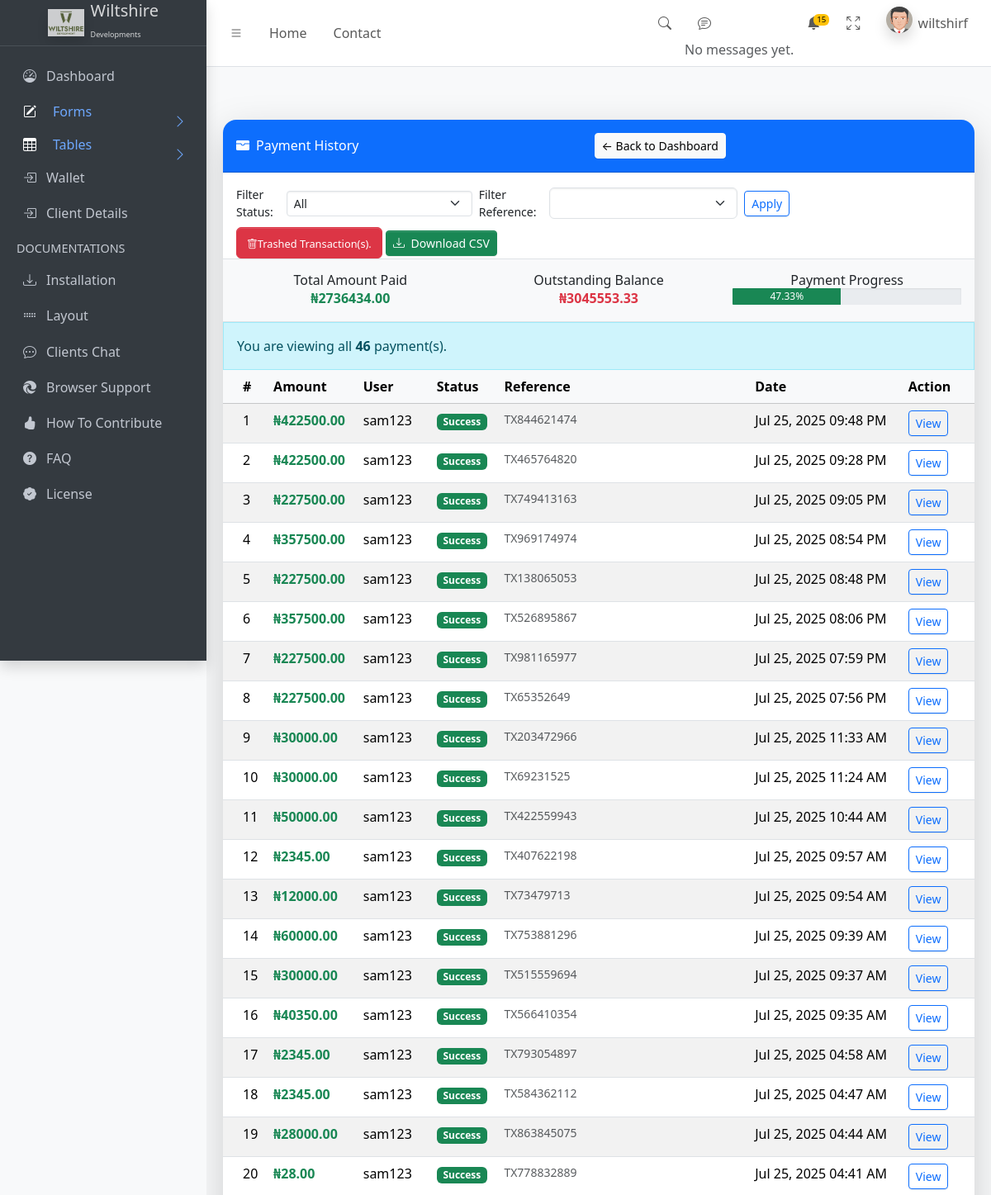
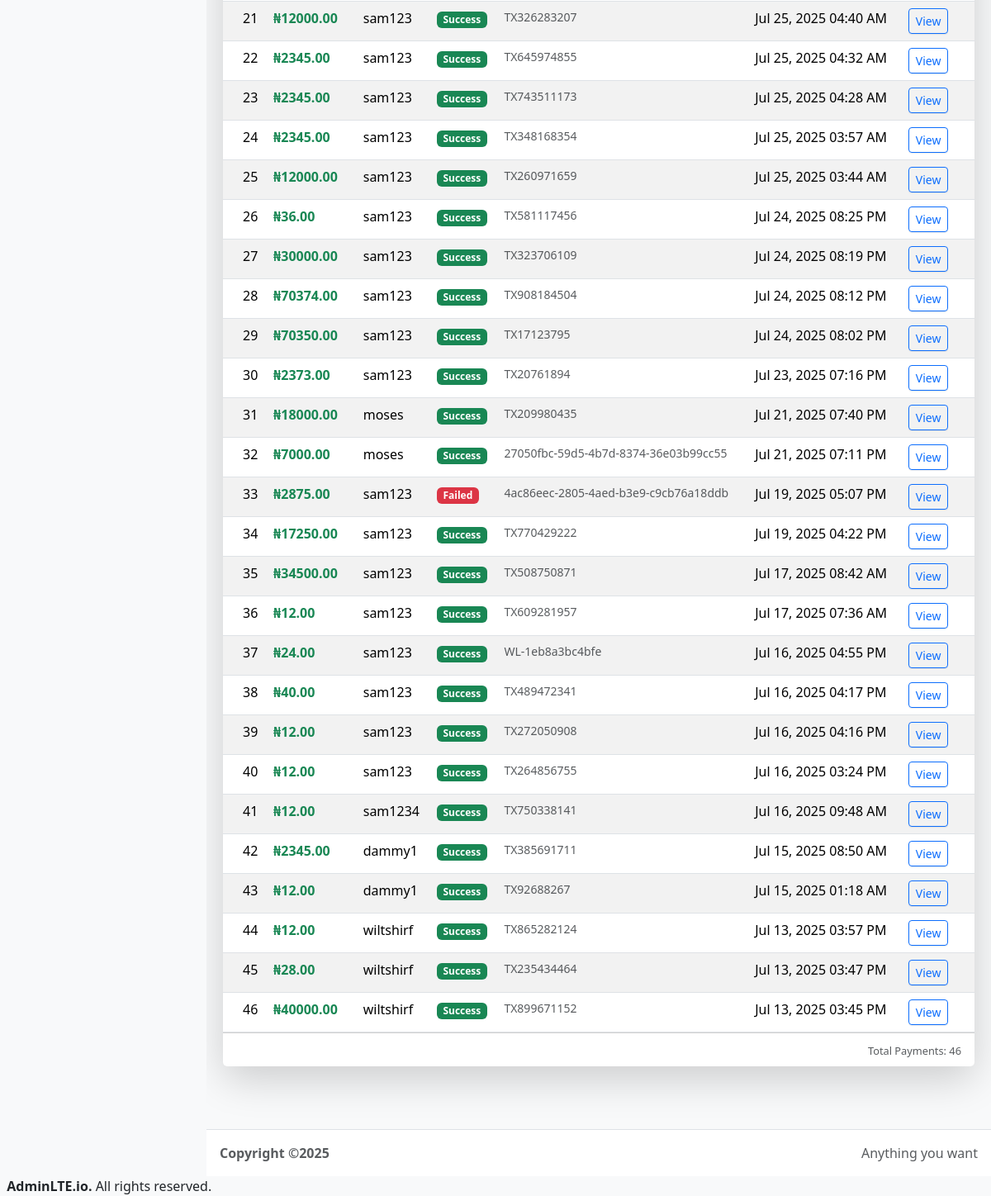
The page /Dashboard/payment-history/ (signed in) on the database as committed earlier (2 pictures, top to bottom).
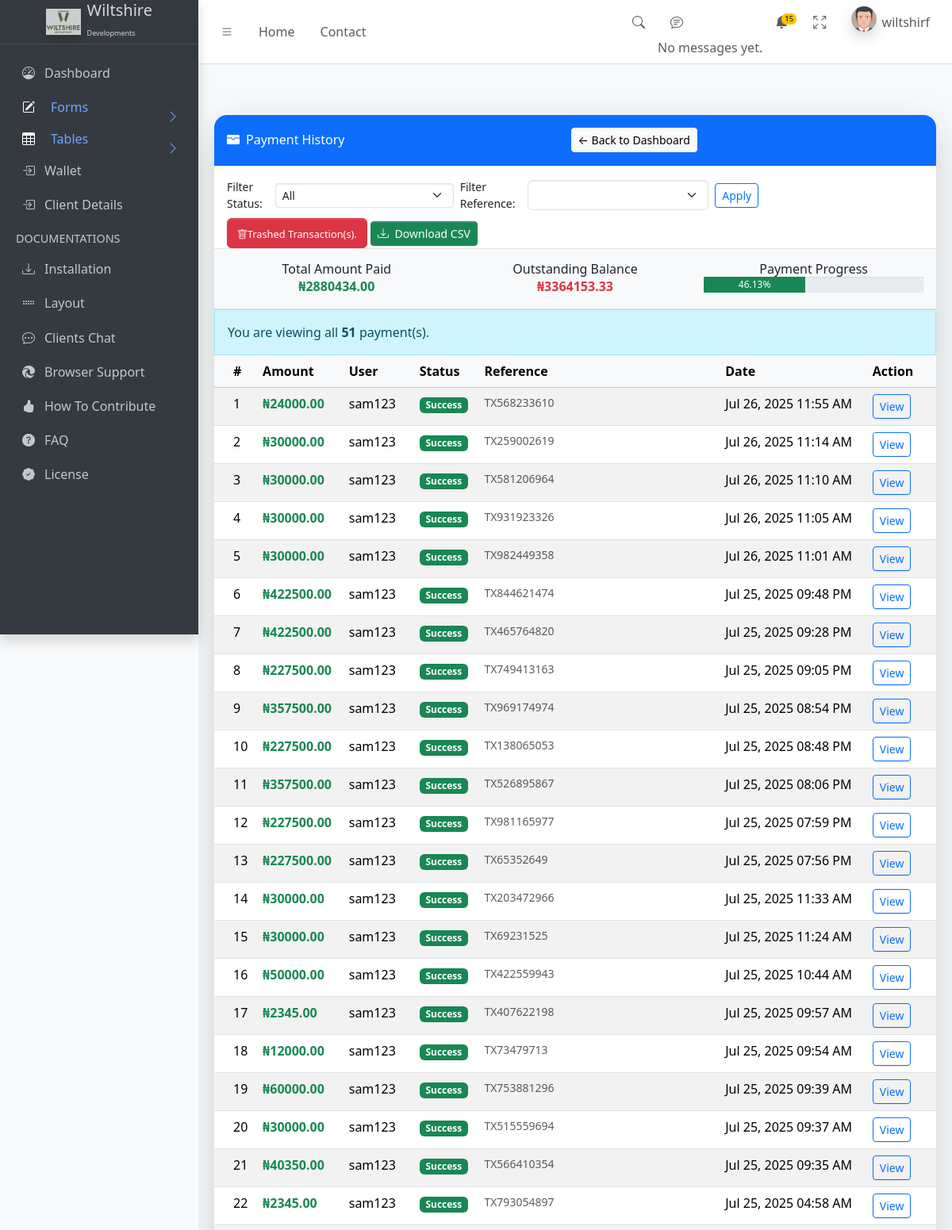
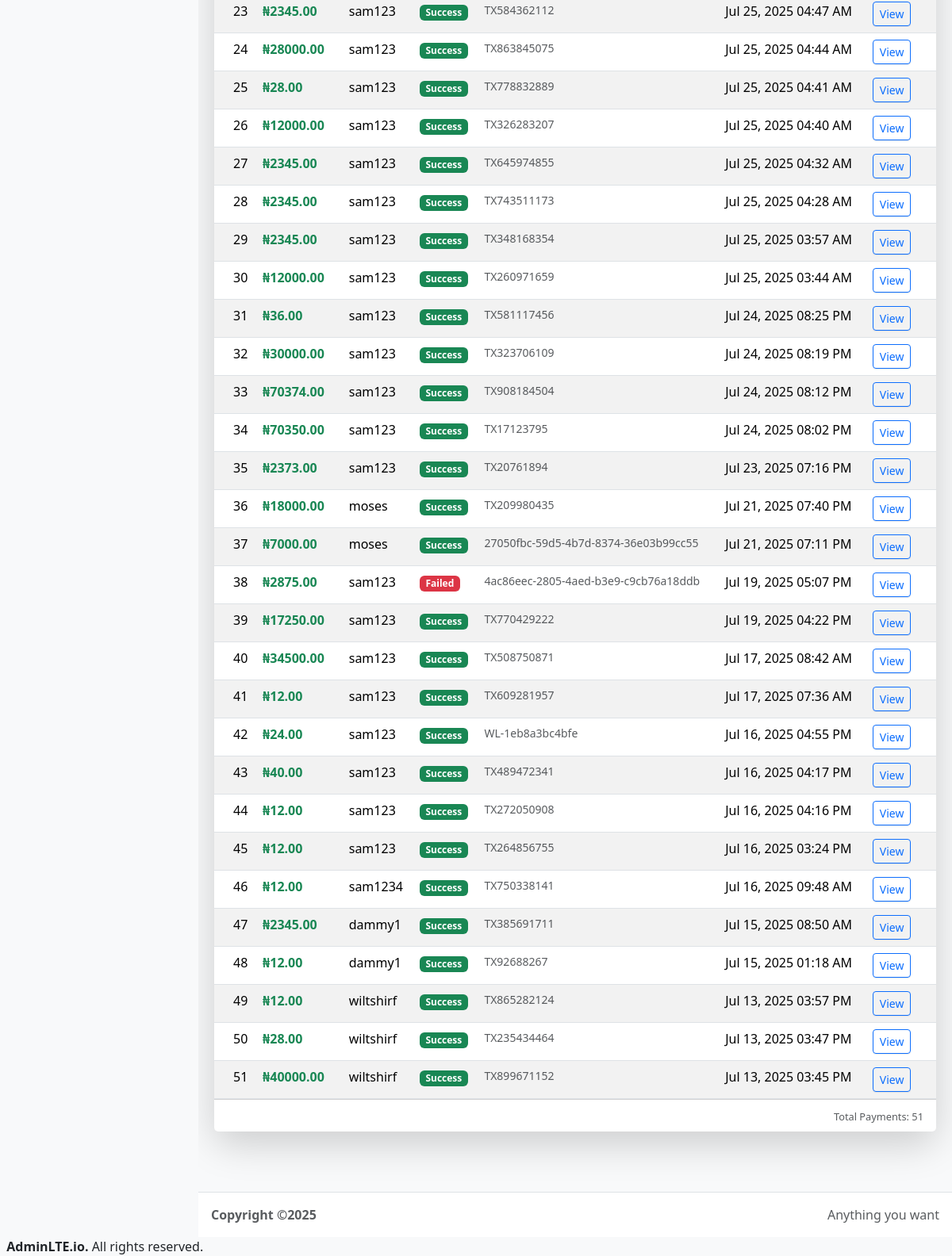
The same page on the database as committed later (2 pictures, top to bottom).
### myapp/models.py (models this page shows, shortened)
class Transaction(models.Model):
    user = models.ForeignKey(User, on_delete=models.CASCADE)
    reference = models.CharField(max_length=100, unique=True)
    amount = models.DecimalField(max_digits=10, decimal_places=2)
    status = models.CharField(max_length=50)
    created_at = models.DateTimeField(auto_now_add=True)
    contract_file = models.FileField(upload_to='contracts/', null=True, blank=True)

### myapp/views.py (the view, shortened to what this page needs)
# urls.py: path('Dashboard/payment-history/', views.payment_history, name='payment_history'),
@login_required(login_url="LoginUser")
def payment_history(request):
    user = request.user
    is_client_user = is_client(user)
    is_admin_user = is_admin(user)
    status_filter = request.GET.get('status')
    reference_filter = request.GET.get('reference')
    queryset = Transaction.objects.all().order_by('-created_at') if is_admin_user else Transaction.objects.filter(user=user).order_by('-created_at')
    if status_filter:
        queryset = queryset.filter(status__iexact=status_filter)
    if reference_filter:
        queryset = queryset.filter(reference__iexact=reference_filter)
    if is_admin_user:
        total_paid = PurchasedProduct.objects.aggregate(total=Sum('deposit'))['total'] or 0
        total_balance = PurchasedProduct.objects.aggregate(total=Sum('to_balance'))['total'] or 0
    else:
        total_paid = PurchasedProduct.objects.filter(user=user).aggregate(total=Sum('deposit'))['total'] or 0
        total_balance = PurchasedProduct.objects.filter(user=user).aggregate(total=Sum('to_balance'))['total'] or 0
    for tx in queryset:
        products = tx.products.all()  # thanks to related_name='products'
        if products.exists():
            product = products.first()
            deposit = product.deposit if product.deposit is not None else 0
            balance = product.to_balance if product.to_balance is not None else 0
            tx.description = f"{product.title} | Deposit: ₦{deposit:,.2f} | Balance: ₦{balance:,.2f}"
        else:
            tx.description = "No product attached"
    payment_progress = 0
    total_price = total_paid + total_balance
    if total_price > 0:
        payment_progress = round((total_paid / total_price) * 100, 2)
    context = {
        'all_payments': queryset,
        'payment_count': queryset.count(),
        'is_admin': is_admin_user,
        'is_client': is_client_user,
        'status_filter': status_filter,
        'total_paid': total_paid,
        'total_balance': total_balance,
        'payment_progress': payment_progress,
    }
    return render(request, 'Dashboard/payment_history.html', context)

### myapp/context_processors.py (called while the page is built)
def user_info(request):
    if request.user.is_authenticated:
        return {
            'user_username': request.user.username,
        }
    return {}

### myapp/utils.py (called while the page is built)
def is_client(user):
    return user.groups.filter(name='client').exists()

### myapp/views.py (called while the page is built)
def is_admin(user):
    return user.is_staff or user.is_superuser

### myapp/templates/Dashboard/payment_history.html (shortened to what the changed rows need)
{% load static %}
{% include 'Dashboard/header.html' %}
<main class="app-main">
  <div class="app-content-header">
    <div class="container my-5">
      <div class="card shadow-lg border-0 rounded-4">
        {% if all_payments %}
        <div class="p-3 border-top border-bottom bg-light">
          <div class="row text-center">
            <div class="col-md-4">
              <h6>Total Amount Paid</h6>
              <p class="fw-bold text-success mb-0">₦{{ total_paid|floatformat:2 }}</p>
            </div>
            <div class="col-md-4">
              <h6>Outstanding Balance</h6>
              <p class="fw-bold text-danger mb-0">₦{{ total_balance|floatformat:2 }}</p>
            </div>
            <div class="col-md-4">
              <h6>Payment Progress</h6>
              <div class="progress" style="height: 20px;">
                <div class="progress-bar bg-success" role="progressbar" style="width: {{ payment_progress }}%;" aria-valuenow="{{ payment_progress }}" aria-valuemin="0" aria-valuemax="100">
                  {{ payment_progress }}%
                </div>
              </div>
            </div>
          </div>
        </div>
        {% endif %}
        <div class="card-body p-0">
          {% if all_payments %}
            {% if is_admin %}
              <div class="alert alert-info rounded-0 mb-0">You are viewing all <strong>{{ payment_count }}</strong> payment(s).
              </div>
            {% elif is_client %}
              <div class="alert alert-info rounded-0 mb-0">You are viewing your <strong>{{ payment_count }}</strong> payment(s).</div>
            {% endif %}
            <div class="table-responsive">
              <table class="table table-hover table-striped mb-0">
                <thead class="table-light">
                  <tr>
                    <th>#</th>
                    <th>Amount</th>
                    {% if is_admin %}<th>User</th>{% endif %}
                    <th>Status</th>
                    <th>Reference</th>
                    <th>Date</th>
                    <th colspan="2">Action</th>
                  </tr>
                </thead>
                <tbody>
                  {% for payment in all_payments %}
                  <tr>
                    <td>{{ forloop.counter }}</td>
                    <td class="text-success fw-bold">₦{{ payment.amount|floatformat:2 }}</td>
                    {% if is_admin %}<td>{{ payment.user.username }}</td>{% endif %}
                    <td>
                      {% if payment.status == 'success' %}
                        <span class="badge bg-success">Success</span>
                      {% elif payment.status == 'Pending' %}
                        <span class="badge bg-warning text-dark">Pending</span>
                      {% else %}
                        <span class="badge bg-danger">Failed</span>
                      {% endif %}
                    </td>
                    <td class="small text-muted">{{ payment.reference|default:"N/A" }}</td>
                    <td>{{ payment.created_at|date:"M d, Y h:i A" }}</td>
                    <td>
                      <button type="button" class="btn btn-outline-primary btn-sm" data-bs-toggle="modal" data-bs-target="#viewModal{{ payment.id }}">
                        View
                      </button>
                    </td>
                  </tr>
                  {% endfor %}
                </tbody>
              </table>
            </div>
          {% else %}
            <div class="p-4 text-center text-muted">
              <i class="bi bi-exclamation-circle fs-1 mb-3"></i>
              <p>No payment history available yet.</p>
            </div>
          {% endif %}
        </div>
        <div class="card-footer text-end bg-white">
          <small class="text-muted">Total Payments: {{ payment_count }}</small>
        </div>
      </div>
    </div>
  </div>
</main>
{% include 'Dashboard/footer.html' %}

Rows that differ between the two databases and show on the page:
added Transaction: amount "24000.00", user.username "sam123", status "Success", reference "TX568233610", created_at "Jul 26, 2025 11:55 AM"
added Transaction: amount "30000.00", user.username "sam123", status "Success", reference "TX259002619", created_at "Jul 26, 2025 11:14 AM"
added Transaction: amount "30000.00", user.username "sam123", status "Success", reference "TX581206964", created_at "Jul 26, 2025 11:10 AM"
added Transaction: amount "30000.00", user.username "sam123", status "Success", reference "TX931923326", created_at "Jul 26, 2025 11:05 AM"
added Transaction: amount "30000.00", user.username "sam123", status "Success", reference "TX982449358", created_at "Jul 26, 2025 11:01 AM"
Other text that changed with them:
{{ total_paid|floatformat:2 }}: "2736434.00" → "2880434.00"
{{ total_balance|floatformat:2 }}: "3045553.33" → "3364153.33"
{{ payment_progress }}: 47.33 → 46.13 (drawn)
{{ payment_progress }}: "47.33" → "46.13"
{{ payment_count }}: "46" → "51"
